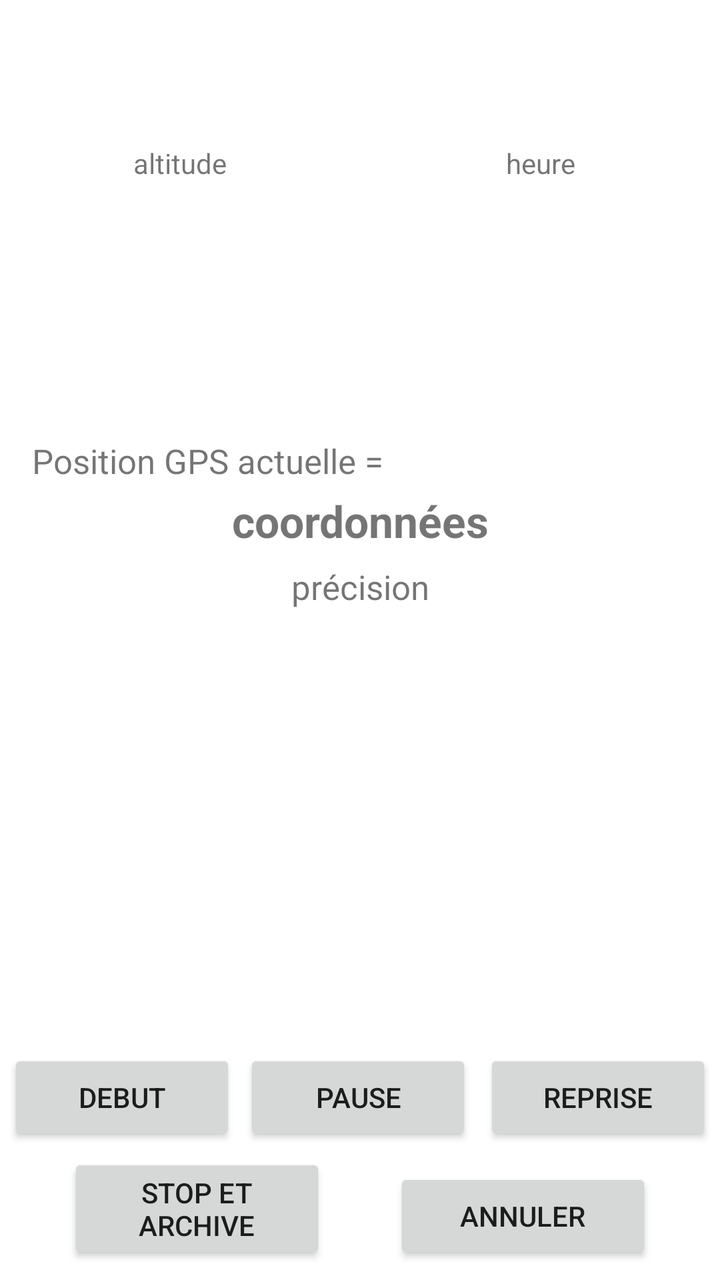
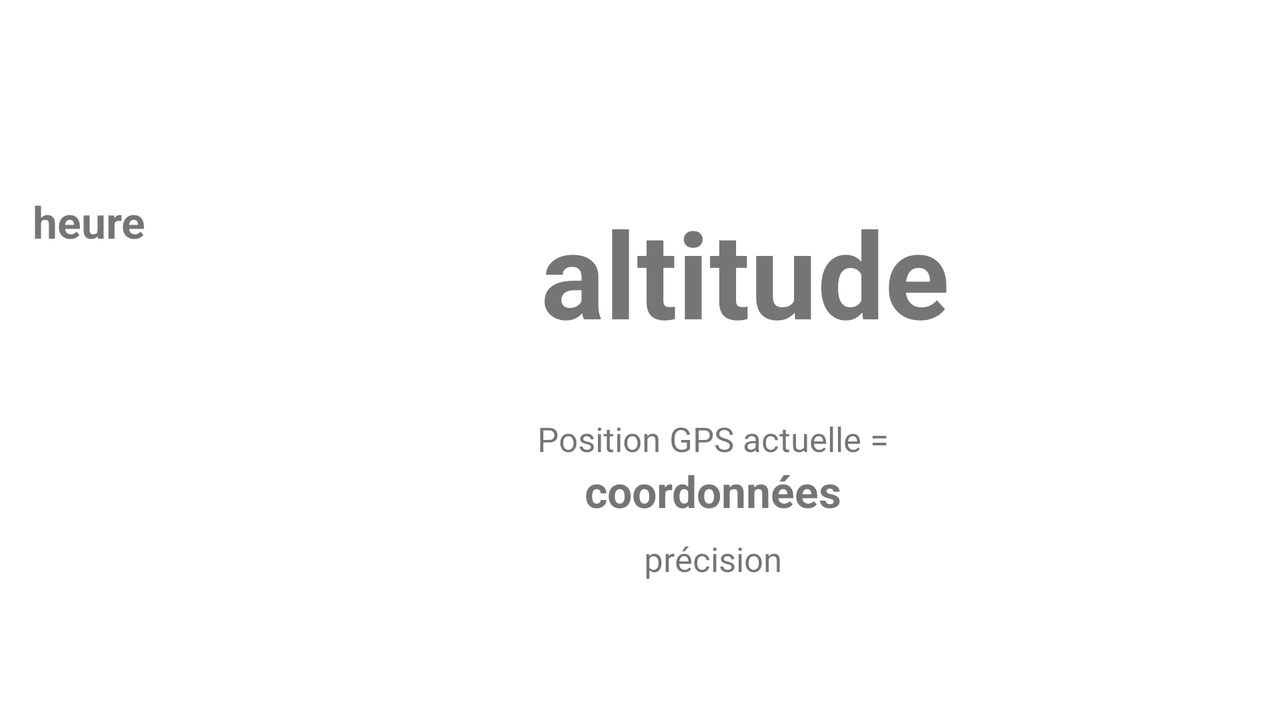

Two renders of one Android screen. The first uses the default layout on a phone; the second uses the alternative layout the repository ships for a different screen configuration, on a matching device. The two XML files are below.
<!-- AndroidManifest.xml: application theme Theme.MesChemins -->
<!-- res/layout/content_main.xml -->
<?xml version="1.0" encoding="utf-8"?>
<androidx.constraintlayout.widget.ConstraintLayout
    xmlns:android="http://schemas.android.com/apk/res/android"
    xmlns:app="http://schemas.android.com/apk/res-auto"
    android:layout_width="match_parent"
    android:layout_height="match_parent">

    <TextView
        android:id="@+id/alti"
        android:layout_width="0dp"
        android:layout_height="wrap_content"
        android:layout_marginTop="72dp"
        android:text= "@string/alti"
        android:gravity="center_horizontal"
        app:layout_constraintEnd_toStartOf="@id/heure"
        app:layout_constraintStart_toStartOf="parent"
        app:layout_constraintTop_toTopOf="parent" />

    <TextView
        android:id="@+id/heure"
        android:layout_width="0dp"
        android:layout_height="wrap_content"
        android:layout_marginTop="72dp"
        android:text="@string/real_time"
        android:gravity="center_horizontal"
        app:layout_constraintEnd_toEndOf="parent"
        app:layout_constraintStart_toEndOf="@id/alti"
        app:layout_constraintTop_toTopOf="parent" />

    <TextView
        android:id="@+id/position"
        android:layout_width="match_parent"
        android:layout_height="wrap_content"
        android:layout_marginStart="16dp"
        android:layout_marginTop="128dp"
        android:layout_marginEnd="16dp"
        android:text="@string/ta_position"
        android:textSize="17sp"
        app:layout_constraintEnd_toEndOf="parent"
        app:layout_constraintStart_toStartOf="parent"
        app:layout_constraintTop_toBottomOf="@id/heure" />

    <TextView
        android:id="@+id/coordonnees"
        android:layout_width="wrap_content"
        android:layout_height="wrap_content"
        android:layout_marginStart="16dp"
        android:layout_marginTop="4dp"
        android:layout_marginEnd="16dp"
        android:text="@string/loc"
        android:gravity="center_horizontal"
        android:textSize="22sp"
        android:textStyle="bold"
        app:layout_constraintEnd_toEndOf="parent"
        app:layout_constraintStart_toStartOf="parent"
        app:layout_constraintTop_toBottomOf="@id/position" />

    <TextView
        android:id="@+id/accuracy"
        android:layout_width="wrap_content"
        android:layout_height="wrap_content"
        android:text="@string/accuracy"
        android:textSize="17sp"
        android:gravity="center_horizontal"
        android:layout_marginTop="7dp"
        app:layout_constraintStart_toStartOf="parent"
        app:layout_constraintEnd_toEndOf="parent"
        app:layout_constraintTop_toBottomOf="@id/coordonnees" />

    <Button
        android:id="@+id/bouton_start"
        android:layout_width="0dp"
        android:layout_height="wrap_content"
        android:layout_marginBottom="4dp"
        android:layout_marginStart="4dp"
        android:layout_marginEnd="2dp"
        android:text="@string/start"
        app:materialThemeOverlay="@style/ThemeOverlay.App.PrimarySecondary"
        app:layout_constraintEnd_toStartOf="@id/bouton_pause"
        app:layout_constraintStart_toStartOf="parent"
        app:layout_constraintBottom_toTopOf="@id/bouton_save" />

    <Button
        android:id="@+id/bouton_pause"
        android:layout_width="0dp"
        android:layout_height="wrap_content"
        android:layout_marginStart="2dp"
        android:layout_marginBottom="4dp"
        android:layout_marginEnd="4dp"
        android:text="@string/pause"
        app:layout_constraintEnd_toStartOf="@id/bouton_resume"
        app:layout_constraintStart_toEndOf="@id/bouton_start"
        app:layout_constraintBottom_toTopOf="@id/bouton_save"
        app:materialThemeOverlay="@style/ThemeOverlay.App.PrimarySecondary" />

    <Button
        android:id="@+id/bouton_resume"
        android:layout_width="0dp"
        android:layout_height="wrap_content"
        android:layout_marginStart="2dp"
        android:layout_marginBottom="4dp"
        android:layout_marginEnd="4dp"
        android:text="@string/resume"
        app:layout_constraintEnd_toEndOf="parent"
        app:layout_constraintStart_toEndOf="@id/bouton_pause"
        app:layout_constraintBottom_toTopOf="@id/bouton_save"
        app:materialThemeOverlay="@style/ThemeOverlay.App.PrimarySecondary" />

    <Button
        android:id="@+id/bouton_save"
        android:layout_width="0dp"
        android:layout_height="wrap_content"
        android:layout_marginBottom="8dp"
        android:layout_marginStart="34dp"
        android:layout_marginEnd="17dp"
        android:text="@string/save"
        app:materialThemeOverlay="@style/ThemeOverlay.App.PrimarySecondary"
        app:layout_constraintEnd_toStartOf="@id/bouton_cancel"
        app:layout_constraintStart_toStartOf="parent"
        app:layout_constraintBottom_toBottomOf="parent" />

    <Button
        android:id="@+id/bouton_cancel"
        android:layout_width="0dp"
        android:layout_height="wrap_content"
        android:layout_marginBottom="8dp"
        android:layout_marginStart="17dp"
        android:layout_marginEnd="34dp"
        android:text="@string/cancel"
        app:materialThemeOverlay="@style/ThemeOverlay.App.PrimarySecondary"
        app:layout_constraintEnd_toEndOf="parent"
        app:layout_constraintStart_toEndOf="@id/bouton_save"
        app:layout_constraintBottom_toBottomOf="parent" />

</androidx.constraintlayout.widget.ConstraintLayout>
<!-- resources referenced by this layout -->
<resources>
  <string name="accuracy">précision</string>
  <string name="alti">altitude</string>
  <string name="cancel">Annuler</string>
  <string name="loc">coordonnées</string>
  <string name="pause">Pause</string>
  <string name="real_time">heure</string>
  <string name="resume">Reprise</string>
  <string name="save">Stop et Archive</string>
  <string name="start">Debut</string>
  <string name="ta_position">Position GPS actuelle = </string>
  <style name="ThemeOverlay.App.PrimarySecondary" parent="">
          <item name="colorPrimary">?attr/colorSecondary</item>
          <item name="colorOnPrimary">?attr/colorOnSecondary</item>
      </style>
  <style name="Theme.MesChemins" parent="Theme.MaterialComponents.DayNight.DarkActionBar">
          
          <item name="colorPrimary">@color/bleu_clair</item>
          <item name="colorPrimaryVariant">@color/bleu_fonce</item>
          <item name="colorOnPrimary">@color/white</item>
          
          <item name="colorSecondary">@color/marron_bouton</item>
          <item name="colorSecondaryVariant">@color/marron_fonce</item>
          <item name="colorOnSecondary">@color/white</item>
          
          <item name="android:statusBarColor" tools:targetApi="l">?attr/colorPrimaryVariant</item>
          
          <item name="materialButtonStyle">@style/MyApp.Button</item>
      </style>
  <color name="bleu_clair">#1d63e3</color>
  <color name="bleu_fonce">#1653c1</color>
  <color name="white">#FFFFFFFF</color>
  <color name="marron_bouton">#D6721A</color>
  <color name="marron_fonce">#a85812</color>
  <style name="MyApp.Button" parent="@style/Widget.MaterialComponents.Button">
          <item name="shapeAppearanceOverlay">@style/ShapeAppearanceOverlay.MyApp.MaterialButton
          </item>
      </style>
  <style name="ShapeAppearanceOverlay.MyApp.MaterialButton" parent="">
          <item name="cornerFamily">rounded</item>
          <item name="cornerSize">20dp</item>
      </style>
</resources>
<!-- res/layout-land/content_main.xml (the author's variant of the layout above) -->
<!-- drawn on the phone turned sideways -->
<?xml version="1.0" encoding="utf-8"?>
<androidx.constraintlayout.widget.ConstraintLayout
    xmlns:android="http://schemas.android.com/apk/res/android"
    xmlns:app="http://schemas.android.com/apk/res-auto"
    android:layout_width="match_parent"
    android:layout_height="match_parent">

    <TextView
        android:id="@+id/alti"
        android:layout_width="wrap_content"
        android:layout_height="wrap_content"
        android:layout_marginTop="96dp"
        android:layout_marginStart="32dp"
        android:text="@string/alti"
        android:gravity="center_horizontal"
        android:textSize="60sp"
        android:textStyle="bold"
        app:layout_constraintEnd_toEndOf="parent"
        app:layout_constraintStart_toEndOf="@id/heure"
        app:layout_constraintTop_toTopOf="parent" />

    <TextView
        android:id="@+id/heure"
        android:layout_width="wrap_content"
        android:layout_height="wrap_content"
        android:layout_marginTop="96dp"
        android:layout_marginStart="16dp"
        android:text="@string/real_time"
        android:gravity="center_horizontal"
        android:textSize="22sp"
        android:textStyle="bold"
        app:layout_constraintTop_toTopOf="parent"
        app:layout_constraintStart_toStartOf="parent"/>

    <TextView
        android:id="@+id/position"
        android:layout_width="0dp"
        android:layout_height="wrap_content"
        android:layout_marginTop="32dp"
        android:text="@string/ta_position"
        android:textSize="17sp"
        android:gravity="center_horizontal"
        app:layout_constraintEnd_toEndOf="parent"
        app:layout_constraintStart_toEndOf="@id/heure"
        app:layout_constraintTop_toBottomOf="@id/alti" />

    <TextView
        android:id="@+id/coordonnees"
        android:layout_width="0dp"
        android:layout_height="wrap_content"
        android:text="@string/loc"
        android:gravity="center_horizontal"
        android:textSize="22sp"
        android:textStyle="bold"
        app:layout_constraintStart_toEndOf="@id/heure"
        app:layout_constraintEnd_toEndOf="parent"
        app:layout_constraintTop_toBottomOf="@id/position" />

    <TextView
        android:id="@+id/accuracy"
        android:layout_width="0dp"
        android:layout_height="wrap_content"
        android:text="@string/accuracy"
        android:textSize="17sp"
        android:gravity="center_horizontal"
        android:layout_marginTop="8dp"
        app:layout_constraintStart_toEndOf="@id/heure"
        app:layout_constraintEnd_toEndOf="parent"
        app:layout_constraintTop_toBottomOf="@id/coordonnees" />

</androidx.constraintlayout.widget.ConstraintLayout>
<!-- resources referenced by the variant -->
<!-- as the phone turned sideways resolves them -->
<resources>
  <string name="accuracy">précision</string>
  <string name="alti">altitude</string>
  <string name="loc">coordonnées</string>
  <string name="real_time">heure</string>
  <string name="ta_position">Position GPS actuelle = </string>
  <style name="Theme.MesChemins" parent="Theme.MaterialComponents.DayNight.DarkActionBar">
          
          <item name="colorPrimary">@color/bleu_clair</item>
          <item name="colorPrimaryVariant">@color/bleu_fonce</item>
          <item name="colorOnPrimary">@color/white</item>
          
          <item name="colorSecondary">@color/marron_bouton</item>
          <item name="colorSecondaryVariant">@color/marron_fonce</item>
          <item name="colorOnSecondary">@color/white</item>
          
          <item name="android:statusBarColor" tools:targetApi="l">?attr/colorPrimaryVariant</item>
          
          <item name="materialButtonStyle">@style/MyApp.Button</item>
      </style>
  <color name="bleu_clair">#1d63e3</color>
  <color name="bleu_fonce">#1653c1</color>
  <color name="white">#FFFFFFFF</color>
  <color name="marron_bouton">#D6721A</color>
  <color name="marron_fonce">#a85812</color>
  <style name="MyApp.Button" parent="@style/Widget.MaterialComponents.Button">
          <item name="shapeAppearanceOverlay">@style/ShapeAppearanceOverlay.MyApp.MaterialButton
          </item>
      </style>
  <style name="ShapeAppearanceOverlay.MyApp.MaterialButton" parent="">
          <item name="cornerFamily">rounded</item>
          <item name="cornerSize">20dp</item>
      </style>
</resources>
